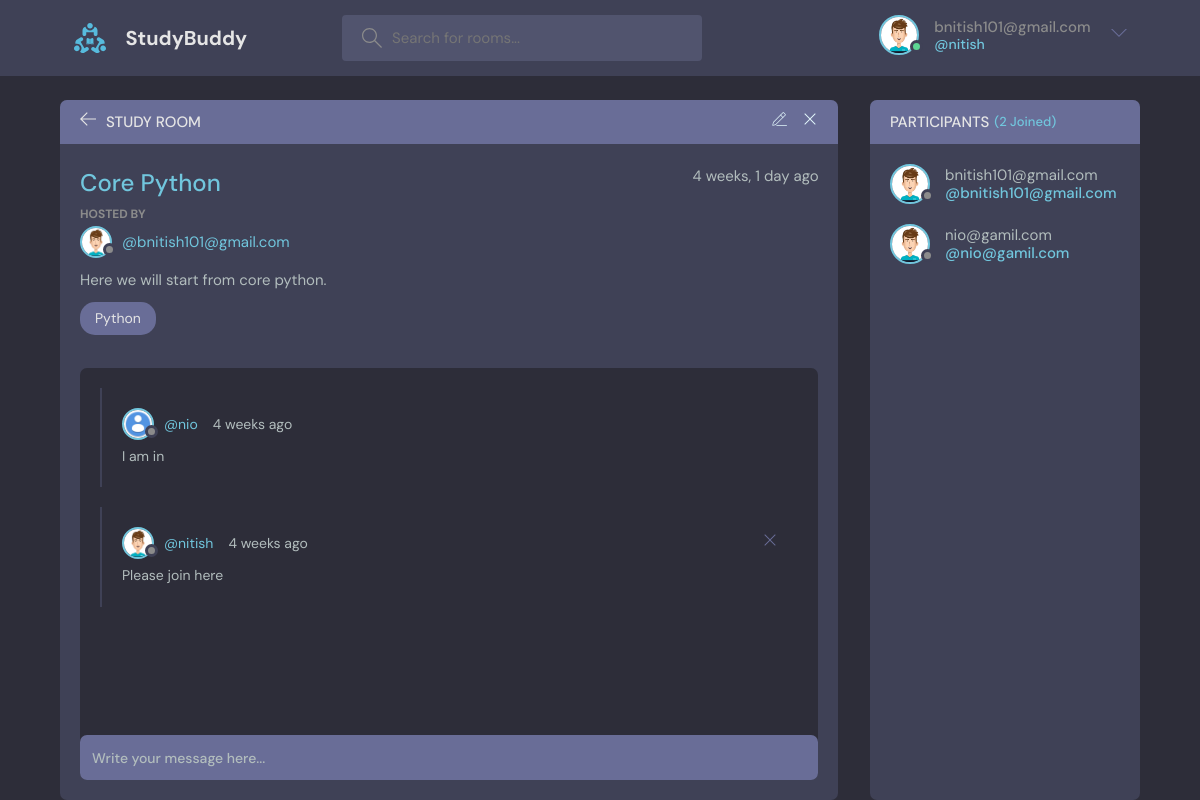
/room/1/ (signed in), run on the app's committed database.
### base/models.py (models this page shows, shortened)
class User(AbstractUser):
    name = models.CharField(max_length=255, null=True)
    email = models.EmailField(unique=True, null=True)
    bio = models.TextField(null=True)
    avatar = models.ImageField(null=True, default='dp.jpg')
    USERNAME_FIELD = 'email'
    REQUIRED_FIELDS = []

class Room(models.Model):
    host = models.ForeignKey(User, on_delete=models.SET_NULL, null=True)
    topic = models.ForeignKey(Topic, on_delete=models.SET_NULL, null=True)
    name = models.CharField(max_length=200)
    description = models.TextField(null=True, blank=True)
    participants = models.ManyToManyField(User, related_name='participants', blank=True) # many to many relationship
    updated = models.DateTimeField(auto_now=True)
    created = models.DateField(auto_now_add=True)
    class Meta:
        ordering = ['-updated', '-created'] # - means descending order
    def __str__(self):
        return self.name

class Topic(models.Model):
    name = models.CharField(max_length=200)
    def __str__(self):
        return self.name

class Message(models.Model):
    user = models.ForeignKey(User, on_delete=models.CASCADE)
    room = models.ForeignKey(Room, on_delete=models.CASCADE)
    body = models.TextField()
    updated = models.DateTimeField(auto_now=True)
    created = models.DateTimeField(auto_now_add=True)
    class Meta:
        ordering = ['-updated', '-created'] # - means descending order

### base/views.py (the view, shortened to what this page needs)
# urls.py: path('room/<str:pk>/', views.getRoom)
def room(request, pk):
    room = Room.objects.get(id=pk)
    print('-----------')
    print(room)
    print(room.name)
    print(room.description)
    print('-----------')
    room_message = room.message_set.all().order_by('-created') # fetch the all data from child table by parent's table id
    participants = room.participants.all() # data fetch from many to mayn relationship
    print('-----------')
    print(participants)
    print('-----------')
    context = {'room': room, 'room_message': room_message, 'participants':participants}
    return render(request, 'base/room.html', context)

### base/templates/base/room.html (shortened to what this page needs)
{% extends 'main.html' %}
{% block content %}
{% load static %}
<main class="profile-page layout layout--2">
  <div class="container">
    <div class="room">
      <div class="room__top">
        <div class="room__topLeft">
          <a href="{{request.META.HTTP_REFERER}}">
            <svg version="1.1" xmlns="http://www.w3.org/2000/svg" width="32" height="32" viewBox="0 0 32 32">
              <title>arrow-left</title>
              <path
                d="M13.723 2.286l-13.723 13.714 13.719 13.714 1.616-1.611-10.96-10.96h27.625v-2.286h-27.625l10.965-10.965-1.616-1.607z"
              ></path>
            </svg>
          </a>
          <h3>Study Room</h3>
        </div>
        {% if request.user.id == room.host.id %}
        <div class="room__topRight">
          <a href="{% url 'update-room' room.id %}">
          </a>
          <a href="{% url 'delete-room' room.id %}">
            <svg version="1.1" xmlns="http://www.w3.org/2000/svg" width="32" height="32" viewBox="0 0 32 32">
              <title>remove</title>
              <path
                d="M27.314 6.019l-1.333-1.333-9.98 9.981-9.981-9.981-1.333 1.333 9.981 9.981-9.981 9.98 1.333 1.333 9.981-9.98 9.98 9.98 1.333-1.333-9.98-9.98 9.98-9.981z"
              ></path>
            </svg>
          </a>
        </div>
        {% endif %}
      </div>
      <div class="room__box scroll">
        <div class="room__header scroll">
          <div class="room__info">
            <h3>{{room.name}}</h3>
            <span>{{room.created|timesince}} ago</span>
          </div>
          <div class="room__hosted">
            <p>Hosted By</p>
            <a href="{% url 'profile' room.host.id %}" class="room__author">
              <div class="avatar avatar--small">
                <img src="{{room.host.avatar.url}}" />
              </div>
              <span>@{{room.host}}</span>
            </a>
          </div>
          <div class="room__details">
            {{room.description}}
          </div>
          <span class="room__topics">{{room.topic}}</span>
        </div>
        <div class="room__conversation">
          <div class="threads scroll">
            {% for message in room_message %}
            <div class="thread">
              <div class="thread__top">
                <div class="thread__author">
                  <a href="{% url 'profile' message.user.id %}" class="thread__authorInfo">
                    <div class="avatar avatar--small">
                      <img src="{{message.user.avatar.url}}" />
                    </div>
                    <span>@{{message.user.username}}</span>
                  </a>
                  <span class="thread__date">{{message.created|timesince}} ago</span>
                </div>
                {% if request.user == message.user %}
                <a href="{% url 'delete-message' message.id %}">
                  <div class="thread__delete">
                    <svg version="1.1" xmlns="http://www.w3.org/2000/svg" width="32" height="32" viewBox="0 0 32 32">
                      <title>remove</title>
                      <path
                        d="M27.314 6.019l-1.333-1.333-9.98 9.981-9.981-9.981-1.333 1.333 9.981 9.981-9.981 9.98 1.333 1.333 9.981-9.98 9.98 9.98 1.333-1.333-9.98-9.98 9.98-9.981z"
                      ></path>
                    </svg>
                  </div>
                </a>
                {% endif %}
              </div>
              <div class="thread__details">
                {{message.body}}
              </div>
            </div>
            {% endfor %}
          </div>
        </div>
      </div>
      {% if request.user.is_authenticated %}
      <div class="room__message">
        <form action="" method="post">
          <input name="body" placeholder="Write your message here..." />
        </form>
      </div>
      {% endif %}
    </div>
    <div class="participants">
      <h3 class="participants__top">Participants <span>({{participants.count}} Joined)</span></h3>
      <div class="participants__list scroll">
        {% for participant in participants %}
        <a href="{% url 'profile' user.id %}" class="participant">
          <div class="avatar avatar--medium">
            <img src="{{user.avatar.url}}" />
          </div>
          <p>
            {{participant}}
            <span>@{{participant}}</span>
          </p>
        </a>
        {% endfor %}
      </div>
    </div>
  </div>
</main>
{% endblock %}

### templates/navbar.html (shortened to what this page needs)
    {% load static %}
    <header class="header header--loggedIn">
        <div class="container">
          <a href="{% url 'home' %}" class="header__logo">
            <img src="{% static 'assets/logo.svg' %}" />
            <h1>StudyBuddy</h1>
          </a>
          <form class="header__search" action="{% url 'home' %}">
            <label>
              <input name="q" placeholder="Search for rooms..." />
            </label>
          </form>
          <nav class="header__menu">
            {% if request.user.is_authenticated %}
                <div class="header__user">
                <a href="{% url 'profile' request.user.id %}">
                    <div class="avatar avatar--medium active">
                    <img src="{{request.user.avatar.url}}" />
                    </div>
                    <p>{{request.user}} <span>@{{request.user.username}}</span></p>
                </a>
                <button class="dropdown-button">
                    <svg version="1.1" xmlns="http://www.w3.org/2000/svg" width="32" height="32" viewBox="0 0 32 32">
                    <title>chevron-down</title>
                    <path d="M16 21l-13-13h-3l16 16 16-16h-3l-13 13z"></path>
                    </svg>
                </button>
                </div>
            {% else %}
                <a href="{% url 'login' %}">
                <img src="{% static 'assets/avatar.svg' %}" />
                <p>Login</p>
                </a>
            {% endif %}
          </nav>
        </div>
    </header>

### data on the page
User: user.avatar (picture), user "bnitish101@gmail.com", user.username "nitish", avatar (picture), email "bnitish101@gmail.com"
Room: name "Core Python", created "4 weeks, 1 day", host.avatar (picture), host "bnitish101@gmail.com", description "Here we will start from core python.", topic "Python"
Message: user.avatar (picture), user.username "nio", created "4 weeks", body "I am in"
Message: user.avatar (picture), user.username "nitish", created "4 weeks", body "Please join here"
User: avatar (picture), email "nio@gamil.com"

### other printed values
{{ participants.count }} "2"
